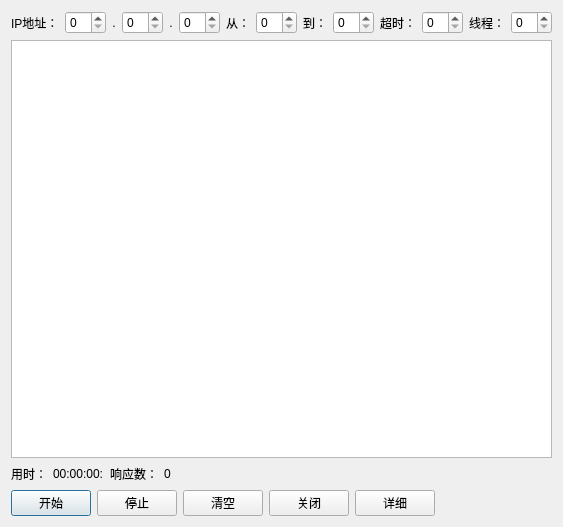
<?xml version="1.0" encoding="UTF-8"?>
<ui version="4.0">
 <class>MainDialog</class>
 <widget class="QDialog" name="MainDialog">
  <property name="geometry">
   <rect>
    <x>0</x>
    <y>0</y>
    <width>558</width>
    <height>527</height>
   </rect>
  </property>
  <property name="windowTitle">
   <string>MainDialog</string>
  </property>
  <layout class="QVBoxLayout" name="verticalLayout">
   <item>
    <layout class="QHBoxLayout" name="horizontalLayout_2" stretch="0,0,0,0,0,0,0,0,0,0,0,0,0,0,1">
     <item>
      <widget class="QLabel" name="label">
       <property name="text">
        <string>IP地址：</string>
       </property>
      </widget>
     </item>
     <item>
      <widget class="QSpinBox" name="spinBox"/>
     </item>
     <item>
      <widget class="QLabel" name="label_2">
       <property name="styleSheet">
        <string notr="true">font: 75 26pt &quot;Agency FB&quot;;</string>
       </property>
       <property name="text">
        <string>.</string>
       </property>
       <property name="alignment">
        <set>Qt::AlignCenter</set>
       </property>
      </widget>
     </item>
     <item>
      <widget class="QSpinBox" name="spinBox_2"/>
     </item>
     <item>
      <widget class="QLabel" name="label_3">
       <property name="styleSheet">
        <string notr="true">font: 75 26pt &quot;Agency FB&quot;;</string>
       </property>
       <property name="text">
        <string>.</string>
       </property>
       <property name="alignment">
        <set>Qt::AlignCenter</set>
       </property>
      </widget>
     </item>
     <item>
      <widget class="QSpinBox" name="spinBox_3"/>
     </item>
     <item>
      <widget class="QLabel" name="label_4">
       <property name="text">
        <string>从：</string>
       </property>
      </widget>
     </item>
     <item>
      <widget class="QSpinBox" name="spinBox_4"/>
     </item>
     <item>
      <widget class="QLabel" name="label_5">
       <property name="text">
        <string>到：</string>
       </property>
      </widget>
     </item>
     <item>
      <widget class="QSpinBox" name="spinBox_5"/>
     </item>
     <item>
      <widget class="QLabel" name="label_6">
       <property name="text">
        <string>超时：</string>
       </property>
      </widget>
     </item>
     <item>
      <widget class="QSpinBox" name="spinBox_6"/>
     </item>
     <item>
      <widget class="QLabel" name="label_7">
       <property name="text">
        <string>线程：</string>
       </property>
      </widget>
     </item>
     <item>
      <widget class="QSpinBox" name="spinBox_7"/>
     </item>
     <item>
      <spacer name="horizontalSpacer">
       <property name="orientation">
        <enum>Qt::Horizontal</enum>
       </property>
       <property name="sizeHint" stdset="0">
        <size>
         <width>40</width>
         <height>20</height>
        </size>
       </property>
      </spacer>
     </item>
    </layout>
   </item>
   <item>
    <widget class="QTableView" name="tableView"/>
   </item>
   <item>
    <layout class="QHBoxLayout" name="horizontalLayout">
     <item>
      <widget class="QLabel" name="label_11">
       <property name="frameShape">
        <enum>QFrame::Panel</enum>
       </property>
       <property name="frameShadow">
        <enum>QFrame::Plain</enum>
       </property>
       <property name="lineWidth">
        <number>0</number>
       </property>
       <property name="text">
        <string>用时：</string>
       </property>
      </widget>
     </item>
     <item>
      <widget class="QLabel" name="label_13">
       <property name="frameShape">
        <enum>QFrame::Panel</enum>
       </property>
       <property name="frameShadow">
        <enum>QFrame::Plain</enum>
       </property>
       <property name="lineWidth">
        <number>0</number>
       </property>
       <property name="text">
        <string>00:00:00:</string>
       </property>
      </widget>
     </item>
     <item>
      <widget class="QLabel" name="label_14">
       <property name="frameShape">
        <enum>QFrame::Panel</enum>
       </property>
       <property name="frameShadow">
        <enum>QFrame::Plain</enum>
       </property>
       <property name="lineWidth">
        <number>0</number>
       </property>
       <property name="text">
        <string>响应数：</string>
       </property>
      </widget>
     </item>
     <item>
      <widget class="QLabel" name="label_15">
       <property name="frameShape">
        <enum>QFrame::Panel</enum>
       </property>
       <property name="frameShadow">
        <enum>QFrame::Plain</enum>
       </property>
       <property name="lineWidth">
        <number>0</number>
       </property>
       <property name="text">
        <string>0</string>
       </property>
      </widget>
     </item>
     <item>
      <spacer name="horizontalSpacer_2">
       <property name="orientation">
        <enum>Qt::Horizontal</enum>
       </property>
       <property name="sizeHint" stdset="0">
        <size>
         <width>40</width>
         <height>20</height>
        </size>
       </property>
      </spacer>
     </item>
    </layout>
   </item>
   <item>
    <layout class="QHBoxLayout" name="horizontalLayout_3">
     <item>
      <widget class="QPushButton" name="pushButton">
       <property name="text">
        <string>开始</string>
       </property>
      </widget>
     </item>
     <item>
      <widget class="QPushButton" name="pushButton_2">
       <property name="text">
        <string>停止</string>
       </property>
      </widget>
     </item>
     <item>
      <widget class="QPushButton" name="pushButton_4">
       <property name="text">
        <string>清空</string>
       </property>
      </widget>
     </item>
     <item>
      <widget class="QPushButton" name="pushButton_3">
       <property name="text">
        <string>关闭</string>
       </property>
      </widget>
     </item>
     <item>
      <widget class="QPushButton" name="pushButton_5">
       <property name="text">
        <string>详细</string>
       </property>
      </widget>
     </item>
     <item>
      <spacer name="horizontalSpacer_3">
       <property name="orientation">
        <enum>Qt::Horizontal</enum>
       </property>
       <property name="sizeHint" stdset="0">
        <size>
         <width>40</width>
         <height>20</height>
        </size>
       </property>
      </spacer>
     </item>
    </layout>
   </item>
  </layout>
 </widget>
 <layoutdefault spacing="6" margin="11"/>
 <resources/>
 <connections/>
</ui>
